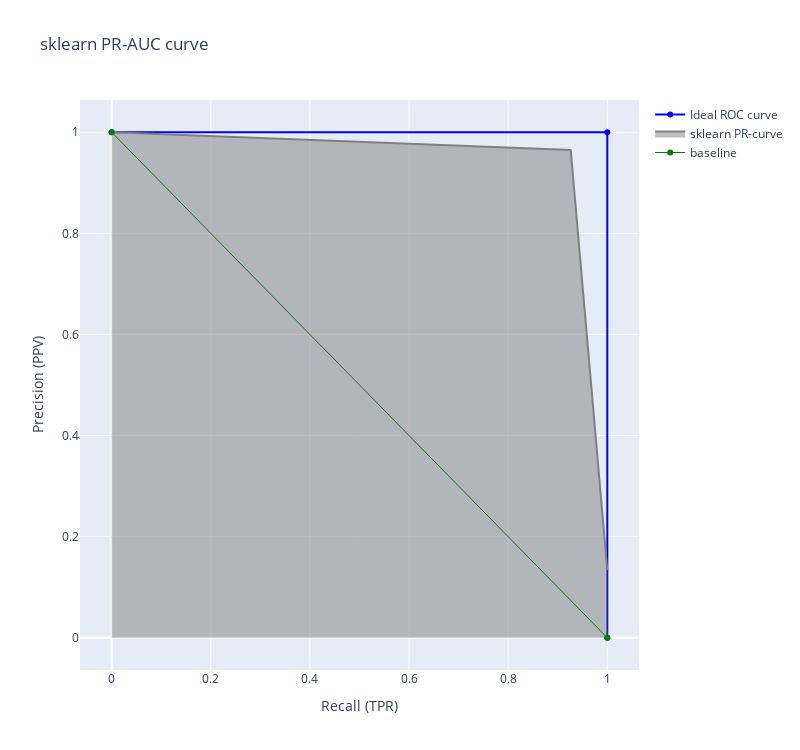

Write notebook code for a chart like this one.
### Code cell
predictions = y_pred        # array of probabilities [0,1]
precision1, recall1, thres = precision_recall_curve( y_test.to_numpy(), predictions) 

fig = go.Figure()
fig.add_trace(go.Scatter(x=[0,1,1], y=[1,1,0], name='Ideal ROC curve',line=dict(color="blue", width=2)))
fig.add_trace(go.Scatter(  x= recall1,  y= precision1, mode='lines', fill= 'tozeroy', name= "sklearn PR-curve" , 
                         line=dict(color="grey", width=2))
)

fig.add_trace(go.Scatter(x=[0,1], y=[1,0], name="baseline",line=dict(color="Green", width=1)))
fig.update_layout(title= "sklearn PR-AUC curve", xaxis_title="Recall (TPR)", yaxis_title="Precision (PPV)", width=800, height=750 )
fig.show()

### Figure 1 — Plotly figure (JSON) as saved in the notebook; plotly's stock layout.template omitted (floating-point values rounded to 4 significant figures)
{"data": [{"line": {"color": "blue", "width": 2}, "name": "Ideal ROC curve", "type": "scatter", "x": [0, 1, 1], "y": [1, 1, 0]}, {"fill": "tozeroy", "line": {"color": "grey", "width": 2}, "mode": "lines", "name": "sklearn PR-curve", "type": "scatter", "x": [1, 0.9262, 0], "y": [0.1336, 0.965, 1]}, {"line": {"color": "Green", "width": 1}, "name": "baseline", "type": "scatter", "x": [0, 1], "y": [1, 0]}], "layout": {"height": 750, "title": {"text": "sklearn PR-AUC curve"}, "width": 800, "xaxis": {"title": {"text": "Recall (TPR)"}}, "yaxis": {"title": {"text": "Precision (PPV)"}}}}
